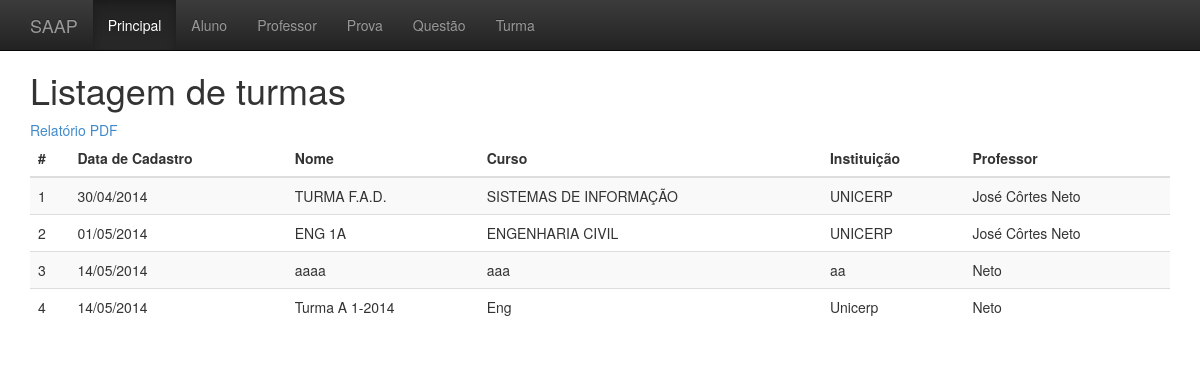
The page /centraRate/turma/listar.php on the database its author committed.
### tables this page shows
CREATE TABLE IF NOT EXISTS `tb_turma` (
  `id` int(11) NOT NULL AUTO_INCREMENT,
  `id_professor` int(11) NOT NULL,
  `data_cadastro` timestamp NOT NULL DEFAULT CURRENT_TIMESTAMP,
  `nome` varchar(100) NOT NULL,
  `curso` varchar(100) NOT NULL,
  `instituicao` varchar(100) NOT NULL,
  `descricao` text NOT NULL,
  PRIMARY KEY (`id`),
  KEY `id_professor` (`id_professor`)
);

CREATE TABLE IF NOT EXISTS `tb_professor` (
  `id` int(11) NOT NULL AUTO_INCREMENT,
  `data_cadastro` timestamp NOT NULL DEFAULT CURRENT_TIMESTAMP,
  `nome` varchar(250) NOT NULL,
  `email` varchar(250) NOT NULL,
  `senha` varchar(250) NOT NULL,
  PRIMARY KEY (`id`)
);

### centraRate/turma/listar.php (the view, shortened to what this page needs)
<!DOCTYPE html>
<html lang="en">
  <head>
    <link rel="stylesheet" href="../css/bootstrap.min.css">
    <link rel="stylesheet" href="../css/bootstrap-theme.min.css">
    <link rel="stylesheet" href="../css/estilos.css">
  </head>
  <body>
    <div role="navigation" class="navbar navbar-inverse navbar-fixed-top">
      <div class="container">
        <div class="navbar-header">
          <a href="#" class="navbar-brand">SAAP</a>
        </div>
        <div class="collapse navbar-collapse">
          <ul class="nav navbar-nav">
            <li class="active"><a href="#">Principal</a></li>
            <li><a href="../aluno/listar.php">Aluno</a></li>
            <li><a href="../professor/listar.php">Professor</a></li>
            <li><a href="../prova/listar.php">Prova</a></li>
            <li><a href="../questao/listar.php">Questão</a></li>
            <li><a href="../turma/listar.php">Turma</a></li>
          </ul>
        </div>
      </div>
    </div>
    <div class="container tema">
        <h1>Listagem de turmas</h1>
        <a href="relatorioPDF.php">Relatório PDF</a>
         <table class="table table-striped">
            <thead>
            <th>#</th>
            <th>Data de Cadastro</th>
            <th>Nome</th>
            <th>Curso</th>
            <th>Instituição</th>
            <th>Professor</th>
            </thead>
            <tbody>
            <?php
                    $sql = "SELECT T.*, P.nome as nomeProfessor , DATE_FORMAT(T.data_cadastro, '%d/%m/%Y') as dataCadastroDF
                            FROM tb_turma T
                            INNER JOIN tb_professor P ON P.id = T.id_professor";
                    $resultado = mysql_query($sql);
                    while($linha = mysql_fetch_assoc($resultado))
                    {
                        echo '<tr>';
                            echo '<td>'. $linha['id'] .'</td>';
                            echo '<td>'. $linha['dataCadastroDF'] .'</td>';
                            echo '<td>'. $linha['nome'] .'</td>';
                            echo '<td>'. $linha['curso'] .'</td>';
                            echo '<td>'. $linha['instituicao'] .'</td>';
                            echo '<td>'. $linha['nomeProfessor'] .'</td>';
                        echo '</tr>';
                     }
            ?>
            </tbody>
        </table>
    </div>
  </body>
</html>

### centraRate/css/estilos.css (style rules this page uses)
.tema { margin-top: 50px !important; }

### rows shown on the page
tb_turma: id "1", dataCadastroDF "30/04/2014", nome "TURMA F.A.D.", curso "SISTEMAS DE INFORMAÇÃO", instituicao "UNICERP", id_professor.nome "José Côrtes Neto"
tb_turma: id "2", dataCadastroDF "01/05/2014", nome "ENG 1A", curso "ENGENHARIA CIVIL", instituicao "UNICERP", id_professor.nome "José Côrtes Neto"
tb_turma: id "3", dataCadastroDF "14/05/2014", nome "aaaa", curso "aaa", instituicao "aa", id_professor.nome "Neto"
tb_turma: id "4", dataCadastroDF "14/05/2014", nome "Turma A 1-2014", curso "Eng", instituicao "Unicerp", id_professor.nome "Neto"
